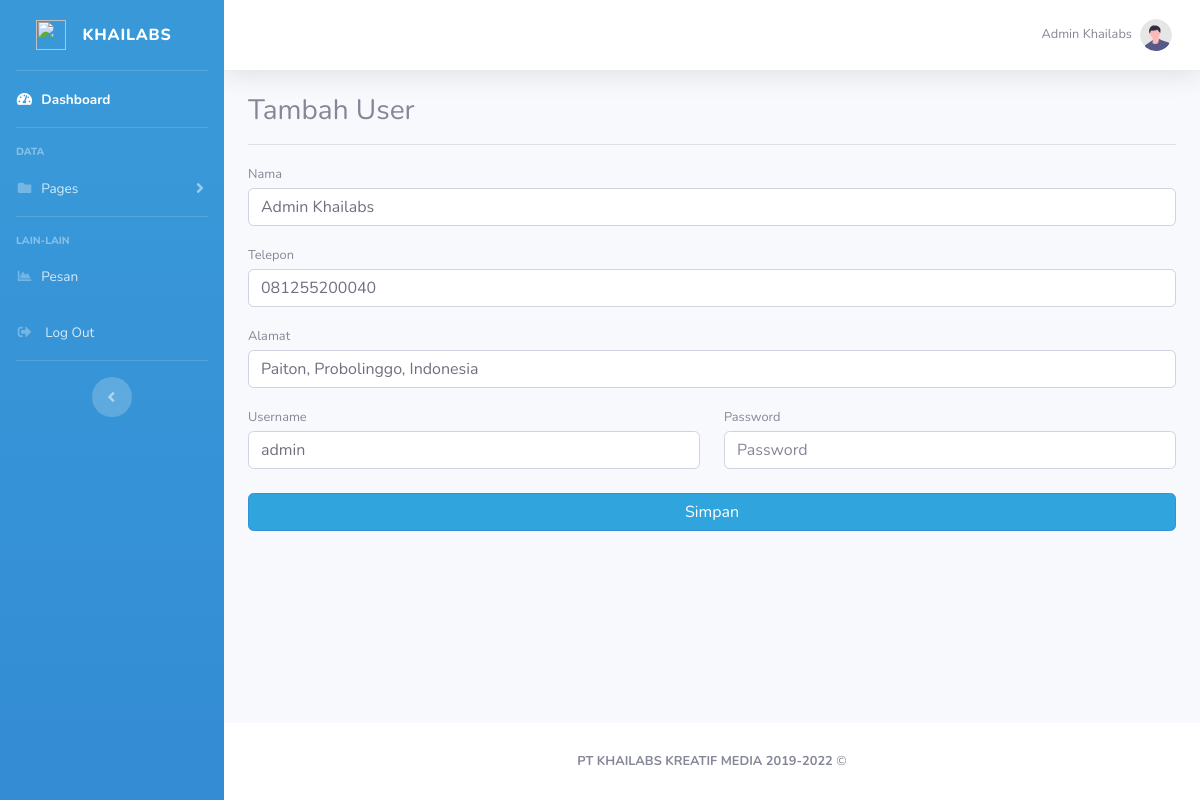
/admin/?page=ubahuser&id=3 (signed in), run on the app's committed database.
### tables this page shows
CREATE TABLE `tb_user` (
  `id_user` int(12) NOT NULL,
  `nama_user` varchar(50) NOT NULL,
  `telepon_user` varchar(14) NOT NULL,
  `alamat_user` varchar(255) NOT NULL,
  `username` varchar(30) NOT NULL,
  `password` varchar(32) NOT NULL
);

### admin/halaman/ubahuser.php (the view, shortened to what this page needs)
<?php
    $id = $_GET['id'];
    $sql = "SELECT * FROM tb_user WHERE id_user = '$id'";
    $q = mysqli_query($k, $sql);
    $r = mysqli_fetch_assoc($q);
?>
<h3 class="mt-4">Tambah User</h3>
<hr>
<form method="POST" action="" >
    <div class="form-group row">
        <div class="col-sm-12 mb-3 mb-sm-0">
            <label class="small mb-1">Nama</label>
            <input name="txt_nama" value="<?=$r['nama_user']?>" type="text" class="form-control" placeholder="Masukkan Nama">
        </div>
    </div>
    <div class="form-group">
        <label class="small mb-1">Telepon</label>
        <input name="txt_telepon" value="<?=$r['telepon_user']?>" type="text" class="form-control" placeholder="Masukkan no Telepon">
    </div>
    <div class="form-group">
        <label class="small mb-1">Alamat</label>
        <input name="txt_alamat" value="<?=$r['alamat_user']?>" type="text" class="form-control" placeholder="Alamat">
    </div>
    <div class="form-group row">
        <div class="col-sm-6 mb-3 mb-sm-0">
            <label class="small mb-1">Username</label>
            <input name="txt_username" value="<?=$r['username']?>" type="text" class="form-control " placeholder="Username">
        </div>
        <div class="col-sm-6">
            <label class="small mb-1">Password</label>
            <input name="txt_password" type="password" class="form-control"  placeholder="Password">
        </div>
    </div>
    <div class="mt-4 mb-0">
        <div class="d-grid">
            <input type="submit" value="Simpan" name="simpan" class="btn btn-primary btn-block" >
        </div>
    </div>
</form>

### data on the page
tb_user: txt_nama "Admin Khailabs", txt_telepon "081255200040", txt_alamat "Paiton, Probolinggo, Indonesia", txt_username "admin"

### other printed values
$_SESSION['namauser'] "Admin Khailabs"
